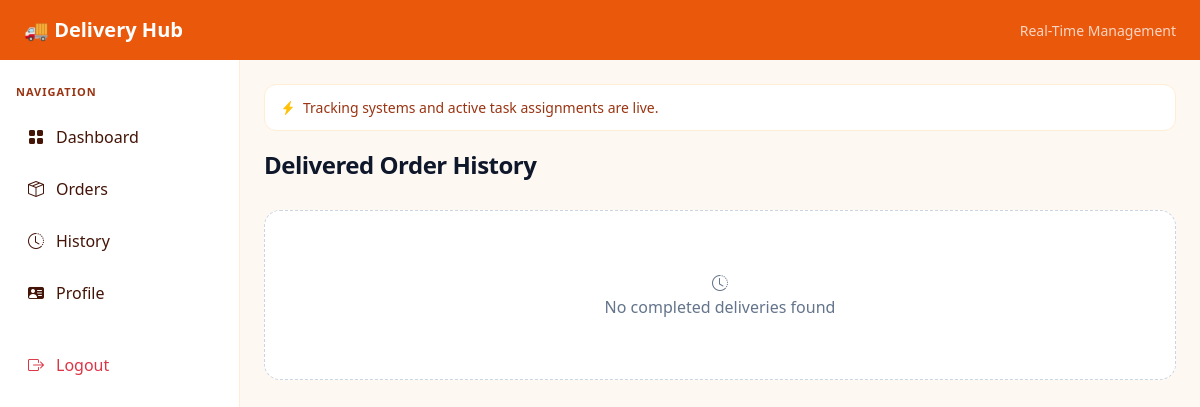
The page /delivery/delivery-history/ (signed in) on the database as committed earlier.
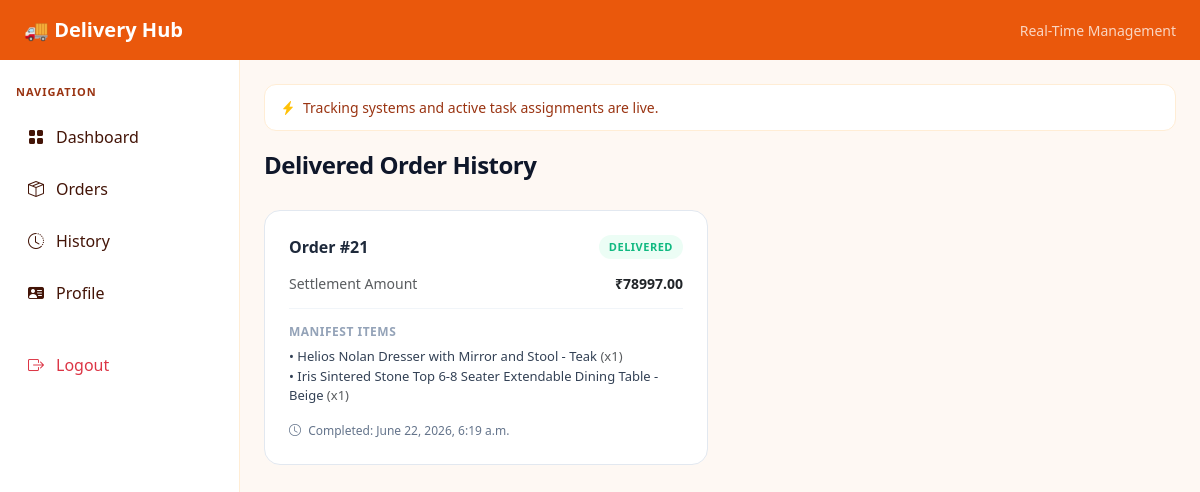
The same page on the database as committed later.
### customerApp/models.py (models this page shows)
class Order(models.Model):
    order_id = models.AutoField(primary_key=True)
    customer = models.ForeignKey('guestApp.Customer', on_delete=models.CASCADE)
    total_amount = models.DecimalField(max_digits=10, decimal_places=2)
    order_date = models.DateTimeField(auto_now_add=True)
    status = models.CharField(max_length=50, default="Pending")

class OrderItem(models.Model):
    order_item_id = models.AutoField(primary_key=True)  # explicit id
    order = models.ForeignKey(Order, on_delete=models.CASCADE)
    product = models.ForeignKey('adminApp.Product', on_delete=models.CASCADE)
    quantity = models.IntegerField()
    price = models.DecimalField(max_digits=10, decimal_places=2)

### adminApp/models.py (models this page shows)
class Product(models.Model):
    ProductId = models.AutoField(primary_key=True)
    ProductName = models.CharField(max_length=200)
    ProductDescription = models.TextField()
    ProductImage = models.ImageField(upload_to='products/', null=True, blank=True)
    ProductPrice = models.DecimalField(max_digits=10, decimal_places=2)
    stock = models.IntegerField(default=0)
    category = models.ForeignKey(Category, on_delete=models.CASCADE, related_name='products')

### deliveryboyApp/views.py (the view)
def deliveryHistory(request):
    orders = Order.objects.filter(status="Delivered", payment__status="Paid").distinct()
    return render(request, "deliveryboy/orderHistory.html", {"orders": orders})

### templates/deliveryboy/orderHistory.html (shortened to what this page needs)
{% extends "deliveryboyHeaderFooter.html" %}
{% block content %}
<div class="history-header">
    <h3>Delivered Order History</h3>
</div>
<div class="history-grid">
  {% for o in orders %}
  <div class="history-card">
      <div class="history-body">
          <div class="order-title">
              <span>Order #{{ o.order_id }}</span>
              <span class="status-badge">Delivered</span>
          </div>
          <div class="ledger-row">
              <span class="text-muted">Settlement Amount</span>
              <span class="fw-bold text-dark">₹{{ o.total_amount }}</span>
          </div>
          <div class="item-box">
              <div class="item-title">Manifest Items</div>
              <div class="item-line">
                  {% for item in o.orderitem_set.all %}
                      • {{ item.product.ProductName }} <span class="text-muted">(x{{ item.quantity }})</span><br>
                  {% endfor %}
              </div>
          </div>
          <small class="date-footer">
              <i class="bi bi-clock me-1"></i> Completed: {{ o.order_date }}
          </small>
      </div>
  </div>
  {% empty %}
  <div class="empty-ledger">
      <i class="bi bi-clock-history"></i>
      <p class="mb-0">No completed deliveries found</p>
  </div>
  {% endfor %}
</div>
{% endblock %}

Rows that differ between the two databases and show on the page:
added Order: order_id "21", total_amount "78997.00", order_date "June 22, 2026, 6:19 a.m."
added OrderItem: product.ProductName "Helios Nolan Dresser with Mirror and Stool - Teak", quantity "1"
added OrderItem: product.ProductName "Iris Sintered Stone Top 6-8 Seater Extendable Dining Table - Beige", quantity "1"
Other text that changed with them:
text no longer shown: "No completed deliveries found"
